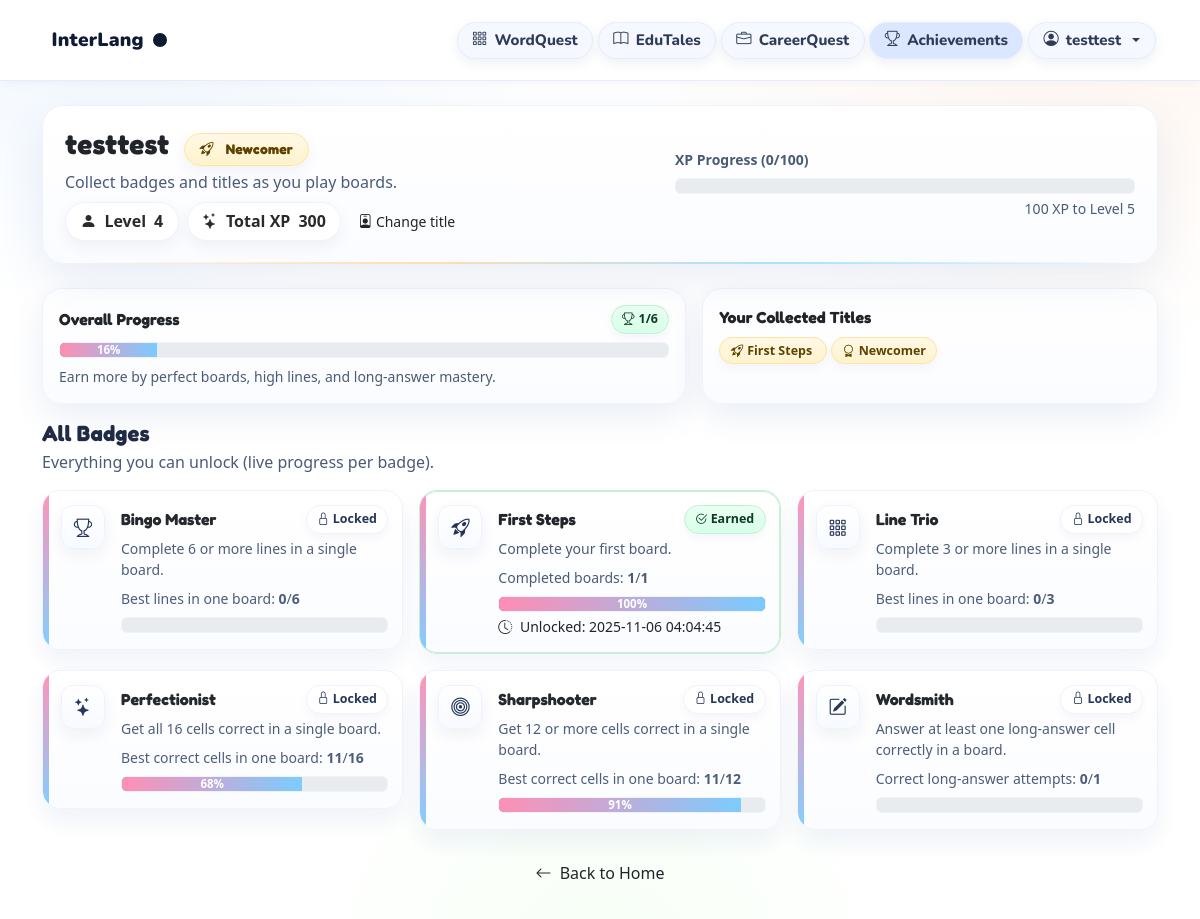
The page /achievements (signed in) on the database its author committed.
### tables this page shows
CREATE TABLE users (
            id INTEGER PRIMARY KEY AUTOINCREMENT,
            username TEXT UNIQUE NOT NULL,
            level INTEGER NOT NULL DEFAULT 1
        , xp INTEGER DEFAULT 0, title_code TEXT, password_hash TEXT, user_xp INTEGER DEFAULT 0, user_level INTEGER DEFAULT 1, age INTEGER, grade TEXT, gender TEXT);

CREATE TABLE achievement_progress (
            id INTEGER PRIMARY KEY AUTOINCREMENT,
            username TEXT NOT NULL,
            code TEXT NOT NULL,
            progress INTEGER NOT NULL DEFAULT 0,
            target   INTEGER NOT NULL DEFAULT 0,
            last_updated TIMESTAMP DEFAULT CURRENT_TIMESTAMP,
            UNIQUE(username, code),
            FOREIGN KEY (code) REFERENCES achievements(code) ON DELETE CASCADE
        );

CREATE TABLE achievements (
            code TEXT PRIMARY KEY,
            name TEXT NOT NULL,
            description TEXT NOT NULL,
            icon TEXT NOT NULL
        );

CREATE TABLE user_achievements (
            id INTEGER PRIMARY KEY AUTOINCREMENT,
            username TEXT NOT NULL,
            code TEXT NOT NULL,
            granted_at TIMESTAMP DEFAULT CURRENT_TIMESTAMP,
            UNIQUE(username, code),
            FOREIGN KEY (code) REFERENCES achievements(code) ON DELETE CASCADE
        );

### app.py (the view)
@app.route("/achievements")
def achievements():
    if "username" not in session:
        return redirect(url_for("login"))
    username = session["username"]
    db = get_db()
    recalc_user_achievements(db, username)
    update_achievement_progress_snapshot(db, username)
    u = db.execute(
        "SELECT level, xp, title_code FROM users WHERE username=?",
        (username,)
    ).fetchone()
    user_level = int(u["level"] if u else 1)
    user_xp    = int(u["xp"] if u else 0)
    title_code = (u["title_code"] if u else None) or ""
    title_info = TITLES.get(title_code, DEFAULT_TITLE)
    primary_title      = title_info.get("title")
    primary_title_icon = title_info.get("icon", "bi-award")
    rows = db.execute("""
        SELECT a.code, a.name, a.description, a.icon,
               ap.progress, ap.target,
               ua.granted_at
          FROM achievements a
          LEFT JOIN achievement_progress ap
                 ON ap.code=a.code AND ap.username=?
          LEFT JOIN user_achievements ua
                 ON ua.code=a.code AND ua.username=?
         ORDER BY a.code
    """, (username, username)).fetchall()
    items = [{
        "code":        r["code"],
        "name":        r["name"],
        "description": r["description"],
        "icon":        r["icon"],
        "progress":    int(r["progress"] or 0),
        "target":      int(r["target"] or 0),
        "unlocked_at": r["granted_at"],
    } for r in rows]
    earned_codes = [r["code"] for r in db.execute(
        "SELECT code FROM user_achievements WHERE username=? ORDER BY granted_at",
        (username,)
    ).fetchall()]
    achievements_total  = db.execute("SELECT COUNT(*) AS c FROM achievements").fetchone()["c"]
    achievements_earned = len(earned_codes)
    earned_titles = []
    for code in earned_codes:
        t = TITLES.get(code)
        if t and t.get("title"):
            earned_titles.append((t["priority"], t["title"]))
    earned_titles = [t for _, t in sorted(set(earned_titles), key=lambda x: x[0])]
    return render_template(
        "achievements.html",
        username=username,
        user_level=user_level,
        user_xp=user_xp,
        primary_title=primary_title,
        primary_title_icon=primary_title_icon,
        items=items,
        achievements_total=achievements_total,
        achievements_earned=achievements_earned,
        earned_codes=earned_codes,
        earned_titles=earned_titles,
        TITLES=TITLES,  # <-- add this
    )

### templates/achievements.html (shortened to what this page needs)
<!DOCTYPE html>
<html lang="en">
<head>
  <link href="https://cdn.jsdelivr.net/npm/bootstrap@5.3.3/dist/css/bootstrap.min.css" rel="stylesheet" />
  <link href="https://cdn.jsdelivr.net/npm/bootstrap-icons@1.11.3/font/bootstrap-icons.css" rel="stylesheet" />
</head>
<body>
  {% include 'nav.html' %}
  {% set progress_labels = {
    'SHARP_SHOOTER': 'Best correct cells in one board',
    'PERFECTIONIST': 'Best correct cells in one board',
    'LINE_TRIO':     'Best lines in one board',
    'BINGO_MASTER':  'Best lines in one board',
    'WORDSMITH':     'Correct long-answer attempts',
    'FIRST_STEPS':   'Completed boards'
  } %}
  <div class="container pb-5 mt-4">
    {% set earned_set = earned_codes|default([])|list %}
    {% set username_safe = username|default('Player') %}
    {% set featured_title = primary_title if primary_title is defined and primary_title else None %}
    {% set featured_icon  = primary_title_icon if primary_title_icon is defined and primary_title_icon else 'bi-award' %}
    {% if not featured_title %}
      {% set ns = namespace(found=false, title=None, icon='bi-award') %}
      {% for a in items|default([]) %}
        {% if (a.code in earned_set) and (a.title or a.name) and (not ns.found) %}
          {% set ns.title = a.title|default(a.name) %}
          {% set ns.icon  = a.icon|default('bi-award') %}
          {% set ns.found = true %}
        {% endif %}
      {% endfor %}
      {% if ns.found %}
        {% set featured_title = ns.title %}
        {% set featured_icon  = ns.icon %}
      {% elif earned_titles and earned_titles|length>0 %}
        {% set featured_title = earned_titles[0] %}
        {% set featured_icon  = 'bi-award' %}
      {% endif %}
    {% endif %}
    <div class="page-header mb-4">
      <div class="d-flex align-items-center justify-content-between flex-wrap gap-3">
        <div>
          <h1 class="h3 mb-1" style="font-family:Fredoka; font-weight:900; letter-spacing:.2px;">
            {{ username_safe }}
            {% if featured_title %}
              <span class="pill title-chip ms-2">
                <i class="bi {{ featured_icon }} me-1"></i>{{ featured_title }}
              </span>
            {% endif %}
          </h1>
          <div class="muted">Collect badges and titles as you play boards.</div>
          <div class="mt-2 d-flex align-items-center gap-2 flex-wrap">
            <span class="pill"><i class="bi bi-person-fill"></i> Level <b>{{ user_level|default(1) }}</b></span>
            <span class="pill"><i class="bi bi-stars"></i> Total XP <b>{{ user_xp|default(0) }}</b></span>
            <button class="btn btn-sm btn-fun-outline" data-bs-toggle="modal" data-bs-target="#titleModal">
              <i class="bi bi-person-badge"></i> Change title
            </button>
          </div>
        </div>
        <div class="w-100" style="max-width:460px;">
          {% set current_xp = (user_xp | default(0)) % 100 %}
          {% set xp_needed = 0 if user_level >= 5 else 100 - current_xp %}
          {% if user_level < 5 %}
            <div class="small mb-2 muted" style="font-weight:700;">XP Progress ({{ current_xp }}/100)</div>
            <div class="progress">
            </div>
            <div class="small mt-1 text-end muted">{{ xp_needed }} XP to Level {{ user_level + 1 }}</div>
          {% else %}
            <div class="small mb-1 muted">Max Level Reached</div>
            <div class="h5 mb-0" style="color:var(--ok); font-weight:800">Expert</div>
          {% endif %}
        </div>
      </div>
    </div>
    {% set achievements_earned_safe = achievements_earned|default(0) %}
    {% set achievements_total_safe  = achievements_total|default(0) %}
    {% set pct = 0 if achievements_total_safe == 0 else ((achievements_earned_safe * 100) // achievements_total_safe) %}
    <div class="row g-3 mb-3">
      <div class="col-md-7">
        <div class="card-glass p-3 h-100">
          <div class="d-flex align-items-center justify-content-between mb-2">
            <div class="fw-bold" style="font-family:Fredoka;">Overall Progress</div>
            <div class="chip chip-green"><i class="bi bi-trophy me-1"></i>{{ achievements_earned_safe }}/{{ achievements_total_safe }}</div>
          </div>
          <div class="progress mb-2"><div class="progress-bar" style="width: {{ pct }}%;">{{ pct }}%</div></div>
          <div class="small muted">Earn more by perfect boards, high lines, and long-answer mastery.</div>
        </div>
      </div>
      <div class="col-md-5">
        <div class="card-glass p-3 h-100">
          <div class="fw-bold mb-2" style="font-family:Fredoka;">Your Collected Titles</div>
          <div class="titles-wrap">
            {% set any_titles = false %}
            {% for a in items|default([]) %}
              {% if a.code in earned_set and (a.title or a.name) %}
                {% set any_titles = true %}
                <span class="chip chip-gold me-1 mb-1">
                  <i class="bi {{ a.icon|default('bi-award') }} me-1"></i>{{ a.title|default(a.name) }}
                </span>
              {% endif %}
            {% endfor %}
            {% if not any_titles %}
              {% if earned_titles and earned_titles|length > 0 %}
                {% for t in earned_titles %}
                  <span class="chip chip-gold me-1 mb-1"><i class="bi bi-award me-1"></i>{{ t }}</span>
                {% endfor %}
              {% else %}
                <div class="muted">No titles yet — unlock some by earning achievements.</div>
              {% endif %}
            {% endif %}
          </div>
        </div>
      </div>
    </div>
    <div class="mb-3">
      <h2 class="section-title mb-1">All Badges</h2>
      <div class="section-sub">Everything you can unlock (live progress per badge).</div>
    </div>
    <div class="row g-3">
      {% for ach in items|default([]) %}
        {% set got      = (ach['code'] in earned_set) %}
        {% set progress = ach['progress']|default(0) %}
        {% set target   = ach['target']|default(0) %}
        {% set p        = (100 * progress // target) if target and target > 0 else (100 if got else 0) %}
        <div class="col-12 col-sm-6 col-lg-4">
          <div class="ach-card {% if got %}ach-earned{% else %}ach-locked{% endif %}">
            <div class="ach-icon me-1"><i class="bi {{ ach['icon'] }}"></i></div>
            <div class="flex-grow-1">
              <div class="d-flex align-items-center justify-content-between">
                <div class="fw-bold" style="font-family:Fredoka;">{{ ach['name'] }}</div>
                {% if got %}
                  <span class="chip chip-green"><i class="bi bi-check2-circle"></i> Earned</span>
                {% else %}
                  <span class="chip"><i class="bi bi-lock"></i> Locked</span>
                {% endif %}
              </div>
              <div class="small mt-1 muted">{{ ach['description'] }}</div>
              {% if target and target > 0 %}
                <div class="small mt-2">
                  <span class="muted">
                    {{ progress_labels.get(ach['code'], 'Progress') }}:
                    <b>{{ progress }}</b>/<b>{{ target }}</b>
                  </span>
                </div>
                <div class="progress mt-2" role="progressbar" aria-label="{{ ach['name'] }} progress"
                     aria-valuemin="0" aria-valuemax="100" aria-valuenow="{{ p }}">
                  <div class="progress-bar" style="width: {{ p }}%;">{{ p }}%</div>
                </div>
              {% elif got %}
                <div class="small mt-2" style="color:var(--ok);"><i class="bi bi-check2-circle me-1"></i> Complete</div>
              {% endif %}
              {% if ach['unlocked_at'] %}
                <div class="small mt-1"><i class="bi bi-clock-history me-1"></i>
                  Unlocked: {{ ach['unlocked_at'] }}
                </div>
              {% endif %}
            </div>
          </div>
        </div>
      {% endfor %}
    </div>
    <div class="text-center mt-4">
      <a class="btn btn-fun-outline" href="{{ url_for('home') }}"><i class="bi bi-arrow-left me-1"></i> Back to Home</a>
    </div>
  </div>
            {% set any_modal = false %}
</body>
</html>

### rows shown on the page
users: xp "300"
achievement_progress: title "First Steps", name "First Steps", shows "Earned", description "Complete your first board.", get "Completed boards", progress "1", target "1", p "100", unlocked_at "2025-11-06 04:04:45"
achievement_progress: name "Bingo Master", shows "Locked", description "Complete 6 or more lines in a single board.", get "Best lines in one board", progress "0", target "6"
achievement_progress: name "Line Trio", shows "Locked", description "Complete 3 or more lines in a single board.", get "Best lines in one board", progress "0", target "3"
achievement_progress: name "Perfectionist", shows "Locked", description "Get all 16 cells correct in a single board.", get "Best correct cells in one board", progress "11", target "16", p "68"
achievement_progress: name "Sharpshooter", shows "Locked", description "Get 12 or more cells correct in a single board.", get "Best correct cells in one board", progress "11", target "12", p "91"
achievement_progress: name "Wordsmith", shows "Locked", description "Answer at least one long-answer cell correctly in a board.", get "Correct long-answer attempts", progress "0", target "1"

### other values the page prints
{{ session.get('username') }} "testtest"
{{ username_safe }} "testtest"
{{ featured_title }} "Newcomer"
{{ user_level|default(1) }} "4"
{{ current_xp }} "0"
{{ xp_needed }} "100"
{{ user_level + 1 }} "5"
{{ achievements_earned_safe }} "1"
{{ achievements_total_safe }} "6"
{{ pct }} "16"
{{ t }} "Newcomer"
